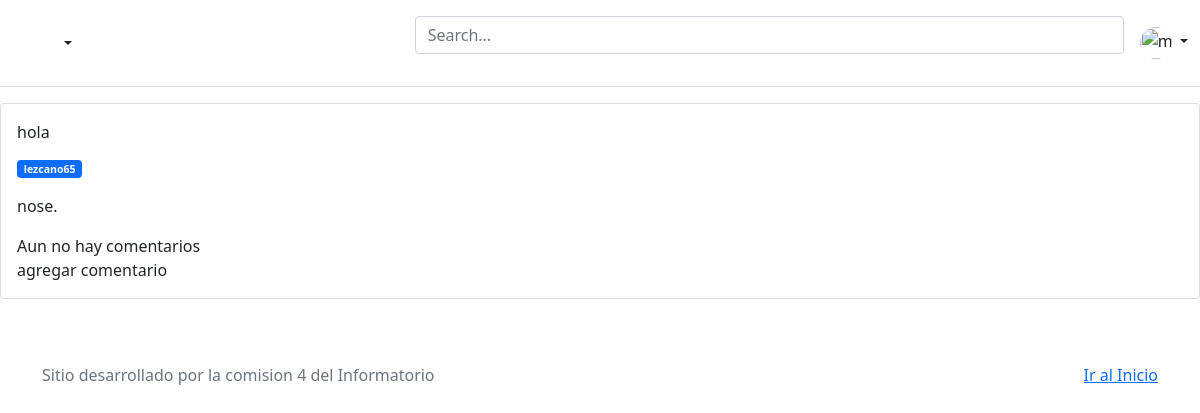
The app's page /Post/Detalle/4/, older data.
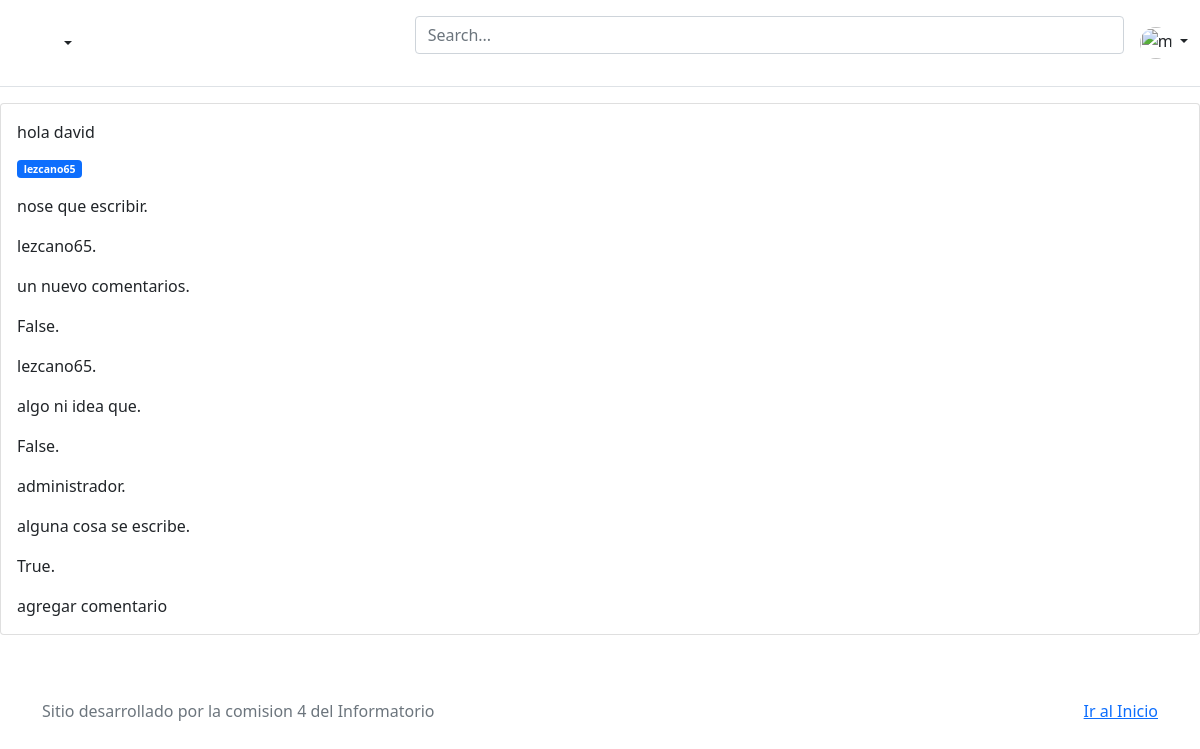
The same page, newer data.
### apps/post/models.py (models this page shows, shortened)
class Post(models.Model):
	nombre = models.CharField(max_length=255)
	detalle = models.TextField(max_length=1000)
	autor = models.ForeignKey(Usuario, on_delete=models.CASCADE, null=True)
	estado = models.IntegerField(null=True)
	categoria = models.OneToOneField(Categoria, on_delete=models.CASCADE, null=True)
	comentarios = models.ManyToManyField(Comentario)
	class Meta:
		db_table="post"

### apps/usuarios/models.py (models this page shows)
class Usuario(AbstractUser):
	dni = models.IntegerField(null=True, blank=True)
	es_administrador = models.BooleanField(default=False)
	es_escritor = models.BooleanField(default=False)
	class Meta:
		db_table="usuarios"
	def __str__(self):
		return f"{self.username}"

### apps/comentario/models.py (models this page shows, shortened)
class Comentario(models.Model):
	detalle = models.TextField(max_length=1000)
	autor = models.ForeignKey(Usuario, on_delete=models.CASCADE, null=True)
	estado = models.BooleanField(default=False)
	class Meta:
		db_table="Comentario"

### apps/post/views.py (the view)
# urls.py: path("Detalle/<int:pk>/", views.Detalle.as_view(), name="detalle"),
class Detalle(DetailView):
	template_name = "post/detalle.html"
	model = Post

### templates/post/detalle.html
{% extends "base/base.html" %}
{% load static %}
{% block contenido %}
	<div class="card mb-3">
	  	<div class="row g-0">
		    <div class="col-md-7">
		      	<div class="card-body">
                    <p class="card-text">{{post.nombre}}</p>
			        <p class="card-text"><small class="text-muted"><span class="badge bg-primary">{{post.autor}}</span></small></p>
                    <p class="card-text">{{post.detalle}}.</p>
                    <div class="row">
                        <div class="col">
                            {% for p in post.comentarios.all %}
                                <p class="card-text">{{p.autor}}.</p>
                                <p class="card-text">{{p.detalle}}.</p>
                                <p class="card-text">{{p.estado}}.</p>
                            {% empty %}
                                Aun no hay comentarios
                            {% endfor %}
                            <p class="card-text">agregar comentario  </p>
                        </div>
                     </div>
		      	</div>
		    </div>
	  	</div>
	</div>
{% endblock contenido %}

### templates/base/base.html (shortened to what this page needs)
<html lang="es"><head>
	<link href="https://cdn.jsdelivr.net/npm/bootstrap@5.1.3/dist/css/bootstrap.min.css" rel="stylesheet">
  </head>
  {% include "base/header.html" %}
  	<body>
		{% block contenido %}
		{% endblock contenido %}
		{% include "base/footer.html" %}
	</body>
</html>

### templates/base/header.html (shortened to what this page needs)
<header class="py-3 mb-3 border-bottom">
    <div class="container-fluid d-grid gap-3 align-items-center" style="grid-template-columns: 1fr 2fr;">
      <div class="dropdown">
        <a href="#" class="d-flex align-items-center col-lg-4 mb-2 mb-lg-0 link-dark text-decoration-none dropdown-toggle" id="dropdownNavLink" data-bs-toggle="dropdown" aria-expanded="false">
          <svg class="bi me-2" width="40" height="32"><use xlink:href="#bootstrap"></use></svg>
        </a>
      </div>
      <div class="d-flex align-items-center">
        <form class="w-100 me-3">
          <input type="search" class="form-control" placeholder="Search..." aria-label="Search">
        </form>
        <div class="flex-shrink-0 dropdown">
          <a href="#" class="d-block link-dark text-decoration-none dropdown-toggle" id="dropdownUser2" data-bs-toggle="dropdown" aria-expanded="false">
            <img src="https://github.com/mdo.png" alt="mdo" width="32" height="32" class="rounded-circle">
          </a>
        </div>
      </div>
    </div>
  </header>

### templates/base/footer.html
<footer class="text-muted py-5">
  	<div class="container">
	    <p class="float-end mb-1">
	      <a href="{% url 'inicio' %}">Ir al Inicio</a>
	    </p>
	    <p class="mb-1">Sitio desarrollado por la comision 4 del Informatorio</p>
  	</div>
</footer>

Row changes from the older to the newer data that the page shows:
changed Post "lezcano65": nombre "hola" → "hola david"; detalle "nose" → "nose que escribir"
added Comentario: autor "lezcano65", detalle "un nuevo comentarios", estado "False"
added Comentario: autor "lezcano65", detalle "algo ni idea que", estado "False"
added Comentario: autor "administrador", detalle "alguna cosa se escribe", estado "True"
Text that changed along with them:
text no longer shown: "Aun no hay comentarios"
